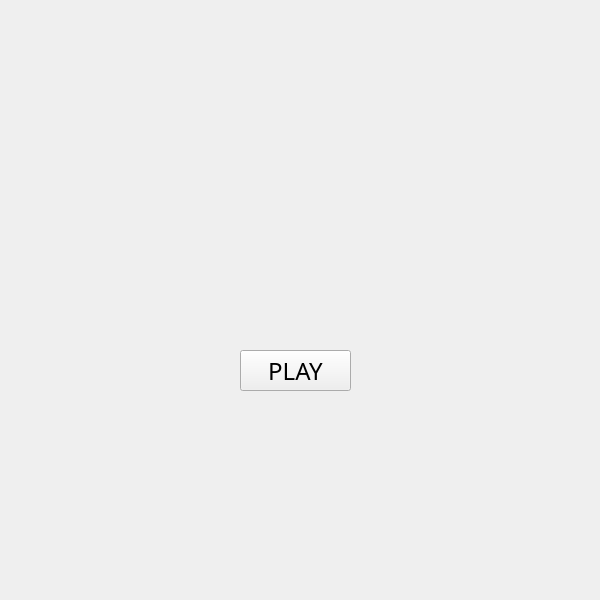
<?xml version="1.0" encoding="UTF-8"?>
<ui version="4.0">
 <class>guiClass</class>
 <widget class="QMainWindow" name="guiClass">
  <property name="geometry">
   <rect>
    <x>0</x>
    <y>0</y>
    <width>600</width>
    <height>600</height>
   </rect>
  </property>
  <property name="minimumSize">
   <size>
    <width>600</width>
    <height>600</height>
   </size>
  </property>
  <property name="maximumSize">
   <size>
    <width>600</width>
    <height>600</height>
   </size>
  </property>
  <property name="windowTitle">
   <string>TRIVIADOR</string>
  </property>
  <widget class="QWidget" name="centralWidget">
   <widget class="QStackedWidget" name="stackedWidget">
    <property name="geometry">
     <rect>
      <x>-10</x>
      <y>0</y>
      <width>611</width>
      <height>611</height>
     </rect>
    </property>
    <property name="currentIndex">
     <number>0</number>
    </property>
    <widget class="QWidget" name="page">
     <widget class="QPushButton" name="playButton">
      <property name="geometry">
       <rect>
        <x>250</x>
        <y>350</y>
        <width>111</width>
        <height>41</height>
       </rect>
      </property>
      <property name="font">
       <font>
        <family>Calibri Light</family>
        <pointsize>18</pointsize>
        <bold>false</bold>
       </font>
      </property>
      <property name="cursor">
       <cursorShape>PointingHandCursor</cursorShape>
      </property>
      <property name="styleSheet">
       <string notr="true">background-image: url(:/gui/background.png);</string>
      </property>
      <property name="text">
       <string>PLAY</string>
      </property>
     </widget>
     <widget class="QFrame" name="frame">
      <property name="geometry">
       <rect>
        <x>9</x>
        <y>-1</y>
        <width>611</width>
        <height>611</height>
       </rect>
      </property>
      <property name="styleSheet">
       <string notr="true">background-image: url(:/gui/startMeniu.png);</string>
      </property>
      <property name="frameShape">
       <enum>QFrame::StyledPanel</enum>
      </property>
      <property name="frameShadow">
       <enum>QFrame::Raised</enum>
      </property>
     </widget>
     <zorder>frame</zorder>
     <zorder>playButton</zorder>
    </widget>
    <widget class="QWidget" name="page_2">
     <widget class="QPushButton" name="loginButton">
      <property name="geometry">
       <rect>
        <x>260</x>
        <y>280</y>
        <width>111</width>
        <height>41</height>
       </rect>
      </property>
      <property name="font">
       <font>
        <family>Calibri Light</family>
        <pointsize>18</pointsize>
        <bold>false</bold>
       </font>
      </property>
      <property name="cursor">
       <cursorShape>PointingHandCursor</cursorShape>
      </property>
      <property name="styleSheet">
       <string notr="true">background-image: url(:/gui/background.png);</string>
      </property>
      <property name="text">
       <string>LOG IN</string>
      </property>
     </widget>
     <widget class="QPushButton" name="signUpButton">
      <property name="geometry">
       <rect>
        <x>260</x>
        <y>350</y>
        <width>111</width>
        <height>41</height>
       </rect>
      </property>
      <property name="font">
       <font>
        <family>Calibri Light</family>
        <pointsize>18</pointsize>
       </font>
      </property>
      <property name="cursor">
       <cursorShape>PointingHandCursor</cursorShape>
      </property>
      <property name="styleSheet">
       <string notr="true">background-image: url(:/gui/background.png);</string>
      </property>
      <property name="text">
       <string>SIGN UP</string>
      </property>
     </widget>
     <widget class="QFrame" name="frame_2">
      <property name="geometry">
       <rect>
        <x>9</x>
        <y>-1</y>
        <width>611</width>
        <height>611</height>
       </rect>
      </property>
      <property name="styleSheet">
       <string notr="true">background-image: url(:/gui/startMeniu.png);</string>
      </property>
      <property name="frameShape">
       <enum>QFrame::StyledPanel</enum>
      </property>
      <property name="frameShadow">
       <enum>QFrame::Raised</enum>
      </property>
     </widget>
     <zorder>frame_2</zorder>
     <zorder>loginButton</zorder>
     <zorder>signUpButton</zorder>
    </widget>
   </widget>
  </widget>
 </widget>
 <layoutdefault spacing="6" margin="11"/>
 <resources>
  <include location="gui.qrc"/>
 </resources>
 <connections/>
</ui>
